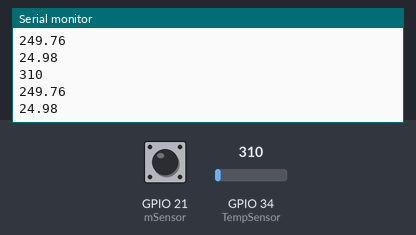
This sketch was run on a simulated ESP32. Shown: the last lines printed to the serial monitor. Inputs (shaded band) come from the test bench; at power-on: GPIO 34 (TempSensor) = 310, GPIO 21 (mSensor) HIGH. WiFi joins after 1.5 s; servers stay silent unless stated.

Above: at 3.0 s.
3.1 s: GPIO 34 (TempSensor) set to 372
At 4.1 s:
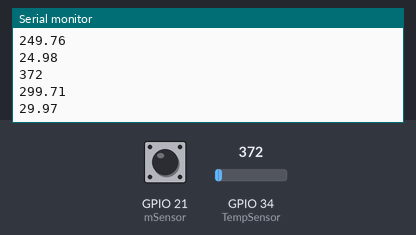
4.6 s: GPIO 34 (TempSensor) set to 434
At 5.7 s:
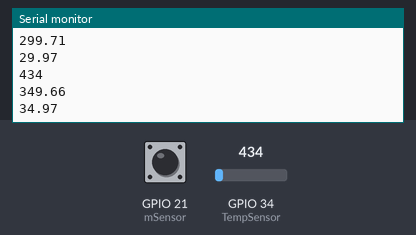
6.1 s: GPIO 21 (mSensor) pulsed LOW 2 times (0.12 s each, 0.3 s apart)
At 6.77 s:
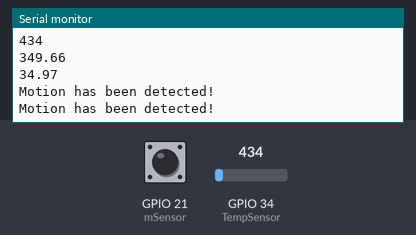
Timing chart, 0 to 9.1 s (numbered marks = the images above; inputs shaded):
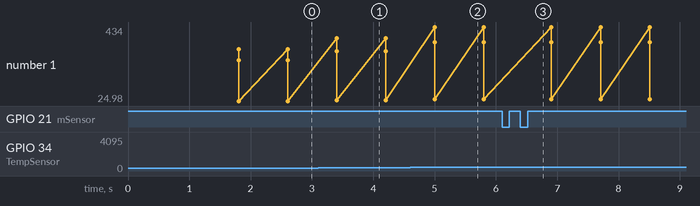

The sketch:

telegrambot.ino
```cpp
#include <ArduinoJson.h>
#include <UniversalTelegramBot.h>
#include <WiFi.h>
#include <WiFiClientSecure.h>

const char* ssid ="realme 2";
const char* password= "12345678";

#define BOTtokenValue"6159234928:AAGDeIAlmnRnYvPSlu_951Rp_rOSKL0UAFw"
#define OUR_CHAT_ID"808155661"

WiFiClientSecure client;
UniversalTelegramBot bot(BOTtokenValue,client);

const int mSensor=21; // motion sensor
const int TempSensor=34; //temperature sensor

bool mDetected = false;  //to initiate motion is detected
int TempValue = 0;

void IRAM_ATTR movementdetection()
{
  Serial.println("Motion has been detected!");
  mDetected = true;
  }
void setup() {
  // put your setup code here, to run once:
Serial.begin(115200);

pinMode(mSensor, INPUT_PULLUP);

attachInterrupt(digitalPinToInterrupt(mSensor),movementdetection,RISING);
Serial.print("Trying to Connect to WIFI:");
Serial.print(ssid);
WiFi.mode(WIFI_STA);
WiFi.begin(ssid,password);
client.setCACert(TELEGRAM_CERTIFICATE_ROOT);

while(WiFi.status() !=WL_CONNECTED)
{
  Serial.println(".");
  delay(300);

  }
  Serial.println("");
  Serial.println("WiFi Connected");
  Serial.print("IP ADDRESS: ");
  Serial.println(WiFi.localIP());

  bot.sendMessage(OUR_CHAT_ID, "Motion and Temperature Bot Started UP","");
}

void loop() {
  // put your main code here, to run repeatedly:
if(mDetected)
{
 bool result = bot.sendMessage(OUR_CHAT_ID,"Motion has been detected!","") ;
 Serial.println("Motion has been detected!");

if(result)
{Serial.println("Message Sucessfully sent");
  }else
  {Serial.println("Error: Message Wasn't sent");}
 mDetected = false;

 }

 TempValue = analogRead(TempSensor);
 Serial.println(TempValue);
 float voltTemp    = (float)TempValue*(3300.0/4096.0);
 Serial.println(voltTemp);
float actualTempC = voltTemp / 10.0;
 Serial.println(actualTempC);

 String sensorMessage = String (actualTempC,DEC);
 bot.sendMessage(OUR_CHAT_ID,sensorMessage,"");
 delay(500);


}
```

Measured:
- after the input at 3.1 s, the serial monitor: prints a new line after 0.30 s (image 1)
- after the input at 4.6 s, the serial monitor: prints a new line after 0.40 s (image 2)
- after the input at 6.1 s, the serial monitor: prints a new line after 0.12 s (image 3)
- plotted number 1: 24.98 → 29.97 after the input at 3.1 s, 29.97 → 34.97 after the input at 4.6 s
